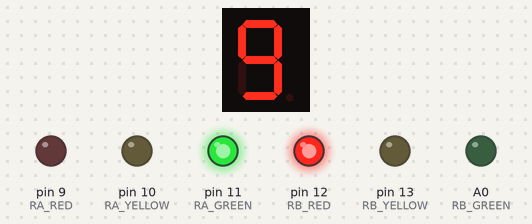
Recording of a sketch running on a simulated Arduino Uno, built with avr-gcc and run on an emulated ATmega328P. Shown: 1-digit seven-segment display, output pins drawn as LEDs (lit = HIGH). Wiring (inferred from the names in the program): 1-digit 7-segment display, segments lit when HIGH: segments pin 2, pin 3, pin 4, pin 5, pin 6, pin 7, pin 8. The segment pins are drawn as the display they are named for; pins used as bus, display or sensor lines are not drawn.

Above: at 0.1 s.
At 4.1 s:
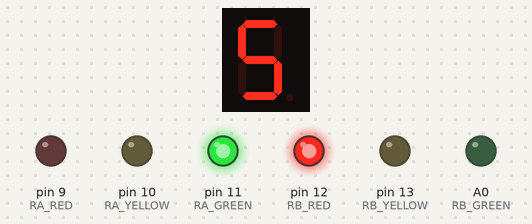
At 9.1 s:
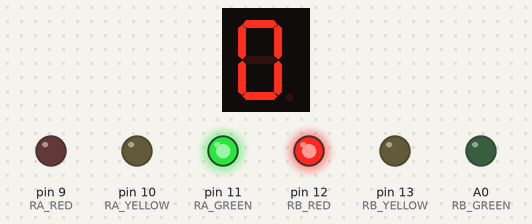
At 19.1 s:
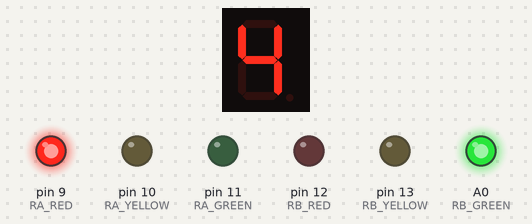
At 27.1 s:
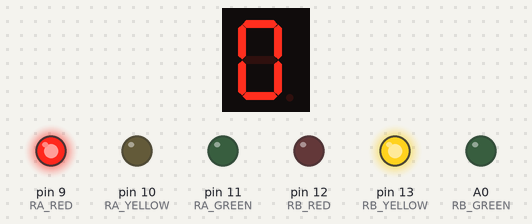
At 39.1 s:
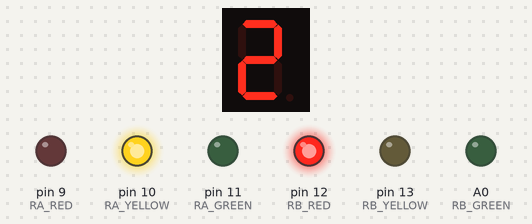
Timing chart, 0 to 40.0 s (numbered marks = the images above):
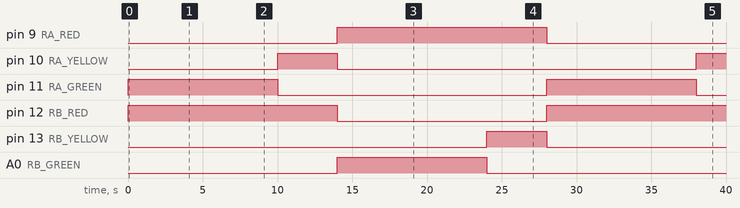

The sketch:

timed_traffic_lights.ino
```cpp
// 7-segment pins remain the same (2-8)
const int segmentPins[] = {2, 3, 4, 5, 6, 7, 8};

// Road A Pins
const int RA_RED = 9;
const int RA_YELLOW = 10;
const int RA_GREEN = 11;

// Road B Pins
const int RB_RED = 12;
const int RB_YELLOW = 13;
const int RB_GREEN = A0; // Using analog pin as digital for more space

void setup() {
  for (int i = 0; i < 7; i++) pinMode(segmentPins[i], OUTPUT);
  pinMode(RA_RED, OUTPUT); pinMode(RA_YELLOW, OUTPUT); pinMode(RA_GREEN, OUTPUT);
  pinMode(RB_RED, OUTPUT); pinMode(RB_YELLOW, OUTPUT); pinMode(RB_GREEN, OUTPUT);
}

// Function to reset all lights to OFF
void allOff() {
  digitalWrite(RA_RED, LOW); digitalWrite(RA_YELLOW, LOW); digitalWrite(RA_GREEN, LOW);
  digitalWrite(RB_RED, LOW); digitalWrite(RB_YELLOW, LOW); digitalWrite(RB_GREEN, LOW);
}

void loop() {
  // PHASE 1: Road A is Green, Road B is Red
  allOff();
  digitalWrite(RA_GREEN, HIGH);
  digitalWrite(RB_RED, HIGH);
  runCountdown(9);

  // PHASE 2: Road A is Yellow, Road B is Red
  digitalWrite(RA_GREEN, LOW);
  digitalWrite(RA_YELLOW, HIGH);
  runCountdown(3);

  // PHASE 3: Road A is Red, Road B is Green
  allOff();
  digitalWrite(RA_RED, HIGH);
  digitalWrite(RB_GREEN, HIGH);
  runCountdown(9);

  // PHASE 4: Road A is Red, Road B is Yellow
  digitalWrite(RB_GREEN, LOW);
  digitalWrite(RB_YELLOW, HIGH);
  runCountdown(3);
}

void runCountdown(int seconds) {
  for (int i = seconds; i >= 0; i--) {
    displayDigit(i); // uses the digit logic from before
    delay(1000);
  }
}
void displayDigit(int num) {
  // mapping segments {a, b, c, d, e, f, g}
  int digits[10][7] = {
    {1,1,1,1,1,1,0}, // 0
    {0,1,1,0,0,0,0}, // 1
    {1,1,0,1,1,0,1}, // 2
    {1,1,1,1,0,0,1}, // 3
    {0,1,1,0,0,1,1}, // 4
    {1,0,1,1,0,1,1}, // 5
    {1,0,1,1,1,1,1}, // 6
    {1,1,1,0,0,0,0}, // 7
    {1,1,1,1,1,1,1}, // 8
    {1,1,1,1,0,1,1}  // 9
  };

  for (int i = 0; i < 7; i++) {
    digitalWrite(segmentPins[i], digits[num][i]);
  }
}
```

Measured:
- by itself, pin 9 (RA_RED): LOW → HIGH at 14.0 s, → LOW 14.0 s later
- by itself, pin 10 (RA_YELLOW): LOW → HIGH at 10.0 s, → LOW 4.0 s later, → HIGH 24.0 s later
- by itself, pin 11 (RA_GREEN): alternates HIGH for 10.0 s and LOW for 18.0 s
- by itself, pin 12 (RB_RED): LOW → HIGH at 0.00 s, → LOW 14.0 s later, → HIGH 14.0 s later
- by itself, pin 13 (RB_YELLOW): LOW → HIGH at 24.0 s, → LOW 4.0 s later
- by itself, A0 (RB_GREEN): LOW → HIGH at 14.0 s, → LOW 10.0 s later
- what the display in image 1 shows lasts 1.0 s, from 4.0 s to 5.0 s
